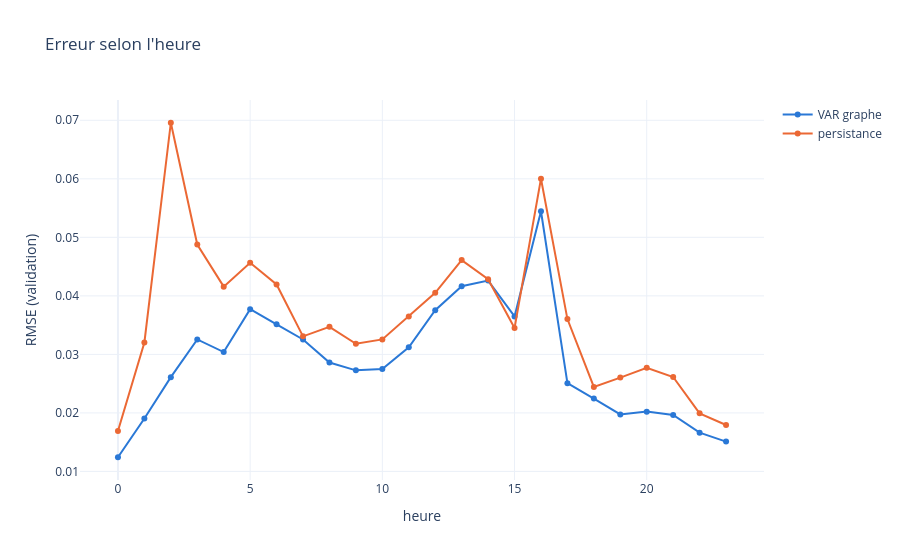

Notebook source saved alongside this figure:
### Markdown cell above
## Où le modèle se trompe-t-il ?
Erreur selon l'heure de la journée. Sur la validation, chaque heure ne compte que quelques instants : la courbe est indicative.

### Code cell
heures = X_v[:, 0, 15:39].argmax(axis=1)
presentes = np.unique(heures)
rmse_heure = lambda P: [scores(Y_v[heures == h], P[heures == h])["RMSE"] for h in presentes]

courbes(presentes, {"VAR graphe": (rmse_heure(P_v), BLEU), "persistance": (rmse_heure(persistance(X_v)), ORANGE)},
        "Erreur selon l'heure", "heure", "RMSE (validation)").show()

### Figure 1 — Plotly figure (JSON) as saved in the notebook; plotly's stock layout.template omitted (floating-point values rounded to 4 significant figures)
{"data": [{"line": {"color": "#2a78d6", "width": 2}, "mode": "lines+markers", "name": "VAR graphe", "type": "scatter", "x": [0, 1, 2, 3, 4, 5, 6, 7, 8, 9, 10, 11, 12, 13, 14, 15, 16, 17, 18, 19, 20, 21, 22, 23], "y": [0.01242, 0.01905, 0.02611, 0.03256, 0.03039, 0.03773, 0.03514, 0.03255, 0.02861, 0.02727, 0.02751, 0.03121, 0.03756, 0.04166, 0.0426, 0.03649, 0.05446, 0.02508, 0.02244, 0.01974, 0.02022, 0.01965, 0.01663, 0.0151]}, {"line": {"color": "#eb6834", "width": 2}, "mode": "lines+markers", "name": "persistance", "type": "scatter", "x": [0, 1, 2, 3, 4, 5, 6, 7, 8, 9, 10, 11, 12, 13, 14, 15, 16, 17, 18, 19, 20, 21, 22, 23], "y": [0.01689, 0.03204, 0.06958, 0.04876, 0.04157, 0.04566, 0.04195, 0.03309, 0.03471, 0.03182, 0.03256, 0.03647, 0.04053, 0.04611, 0.04285, 0.03451, 0.06002, 0.03603, 0.02445, 0.02603, 0.02772, 0.02614, 0.01992, 0.01794]}], "layout": {"hovermode": "x unified", "title": {"text": "Erreur selon l'heure"}, "xaxis": {"title": {"text": "heure"}}, "yaxis": {"title": {"text": "RMSE (validation)"}}}}
